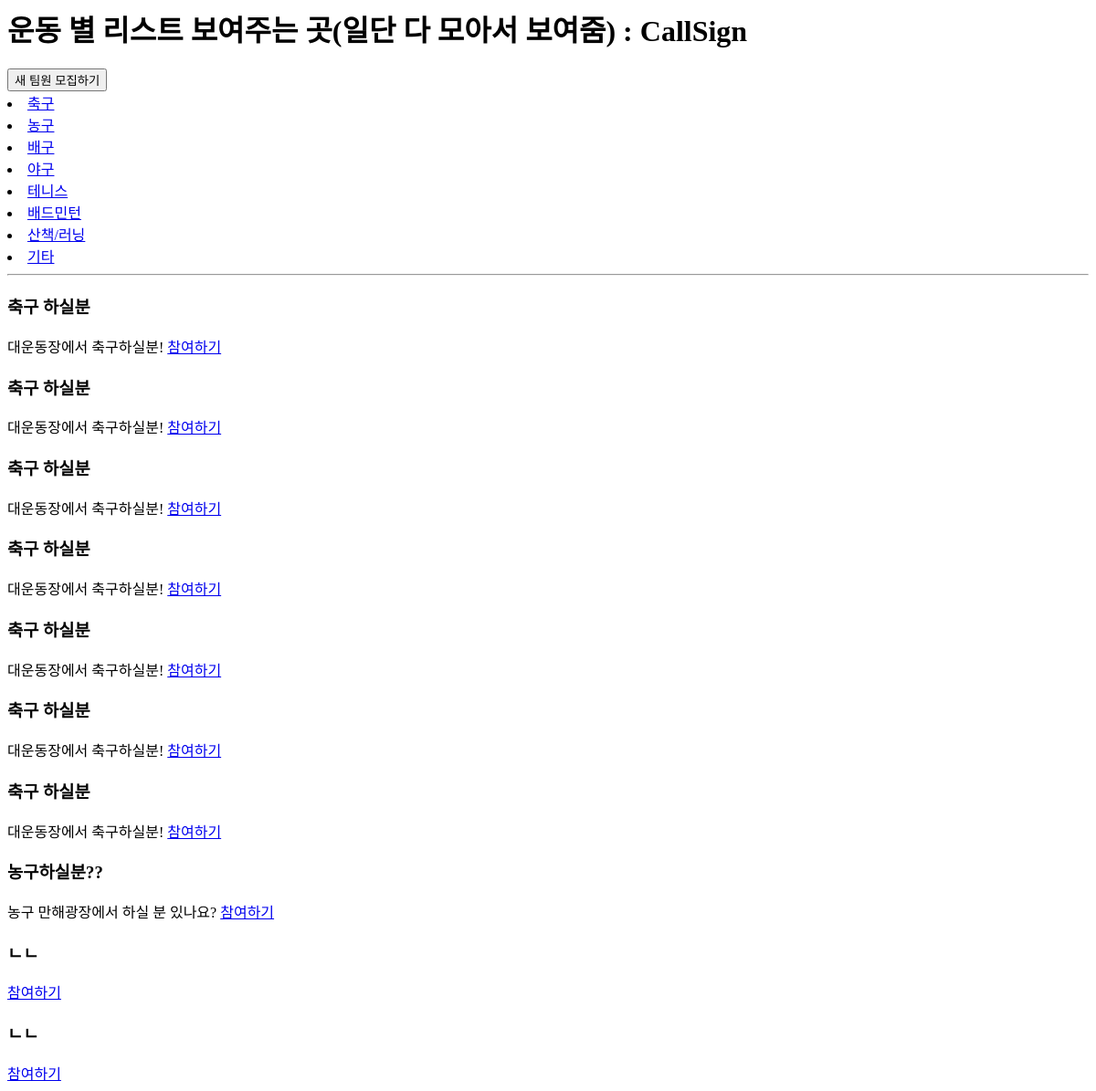
Before: /post/postlist/ with the older database file.
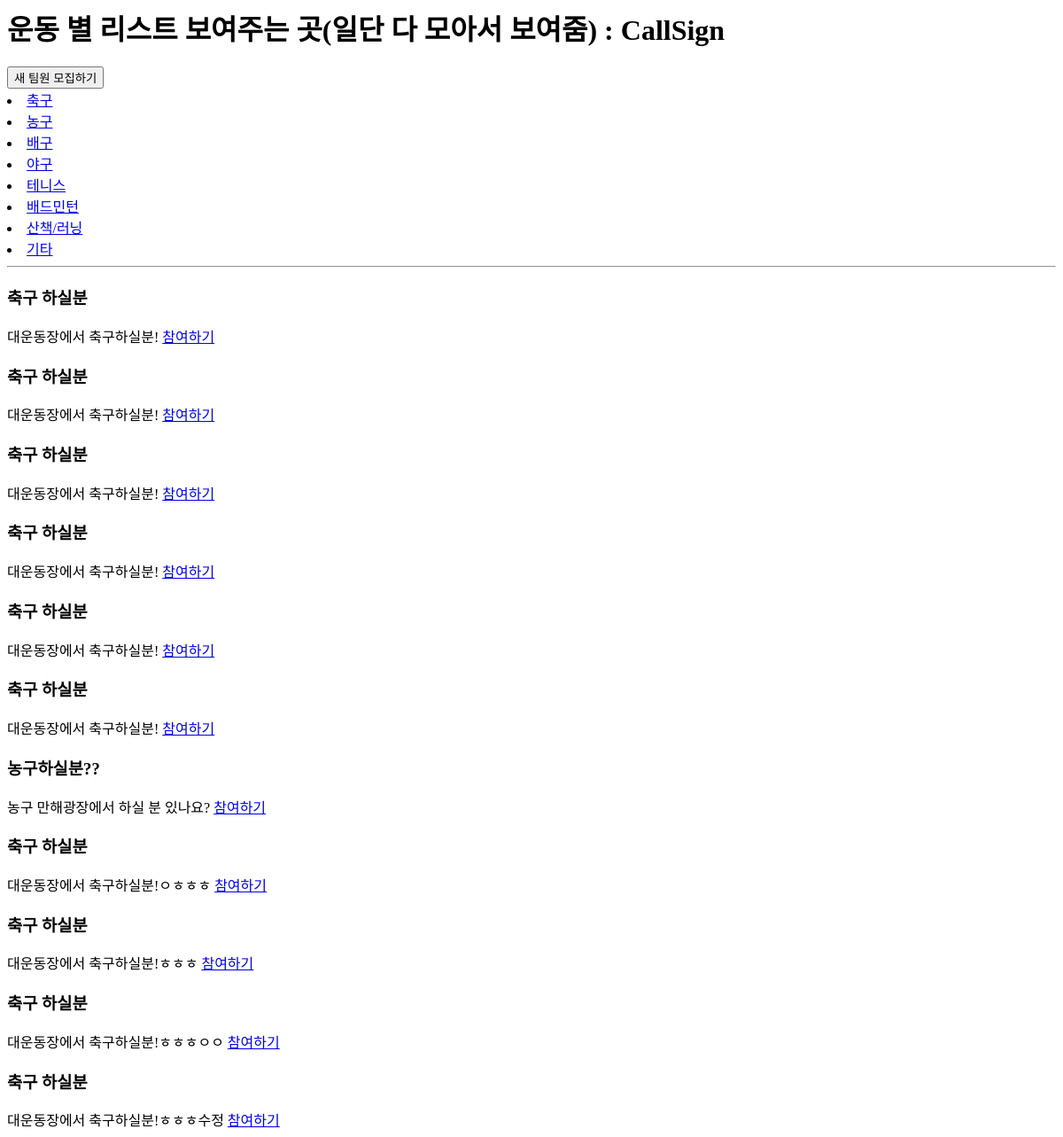
After: the same page with the newer database file.
### post/models.py (models this page shows, shortened)
class Post(models.Model):
    id = models.AutoField(primary_key=True)
    title = models.CharField(max_length=200)
    pub_date = models.DateTimeField()
    body = models.TextField()
    pub_date = models.DateTimeField(auto_now=True, verbose_name="등록(수정)일")
    exercise = models.ForeignKey(Exercise, on_delete=models.CASCADE, blank=True, null=True)
    sex = models.ForeignKey(Sex, on_delete=models.CASCADE, blank=True, null=True)
    def summary(self):
        return self.body[:20]

### post/views.py (the view)
# urls.py: path('postlist/', postlist, name = "postlist"),
def postlist(request):
    posts = Post.objects.all()
    return render(request, 'post/postlist.html', {'posts':posts})

### post/templates/post/postlist.html
<h1>운동 별 리스트 보여주는 곳(일단 다 모아서 보여줌) : CallSign</h1>
<button type="button" onclick="location.href='/post/post_new/';"> 새 팀원 모집하기  </button>
<div class="nav_container">
      <div class="container">
            <li class="nav-item">
              <a
                class="nav-link active"
                aria-current="page"
                href="{%url 'post:soccer_list' %}"
                >축구</a>
            </li>
            <li class="nav-item">
              <a
                class="nav-link active"
                aria-current="page"
                href="{%url 'post:basketball_list' %}"
                >농구</a>
            </li>
            <li class="nav-item">
              <a
                class="nav-link active"
                aria-current="page"
                href="{%url 'post:volleyball_list' %}"
                >배구</a>
            </li>
            <li class="nav-item">
              <a
                class="nav-link active"
                aria-current="page"
                href="{%url 'post:baseball_list' %}"
                >야구</a>
            </li>
            <li class="nav-item">
              <a
                class="nav-link active"
                aria-current="page"
                href="{%url 'post:tennis_list' %}"
                >테니스</a>
            </li>
            <li class="nav-item">
              <a
                class="nav-link active"
                aria-current="page"
                href="{%url 'post:badminton_list' %}"
                >배드민턴</a>
            </li>
            <li class="nav-item">
              <a
                class="nav-link active"
                aria-current="page"
                href="{%url 'post:running_list' %}"
                >산책/러닝</a>
            </li>
            <li class="nav-item">
              <a
                class="nav-link active"
                aria-current="page"
                href="{%url 'post:etc_list' %}"
                >기타</a>
            </li>
      </div>
  </div>
<hr>
<div>
  {% for post in posts %}
  <div>
    <h3>{{post.title}}</h3>
    {{post.summary}}
    <a href = "{%url 'post:post_detail' post.id%}">참여하기</a>
  </div>
  {% endfor %}
</div>

Changed rows visible on the page:
removed Post: title "축구 하실분", summary "대운동장에서 축구하실분!"
removed Post: title "ㄴㄴ"
removed Post: title "ㄴㄴ"
added Post: title "축구 하실분", summary "대운동장에서 축구하실분!ㅇㅎㅎㅎ"
added Post: title "축구 하실분", summary "대운동장에서 축구하실분!ㅎㅎㅎ"
added Post: title "축구 하실분", summary "대운동장에서 축구하실분!ㅎㅎㅎㅇㅇ"
added Post: title "축구 하실분", summary "대운동장에서 축구하실분!ㅎㅎㅎ수정"
